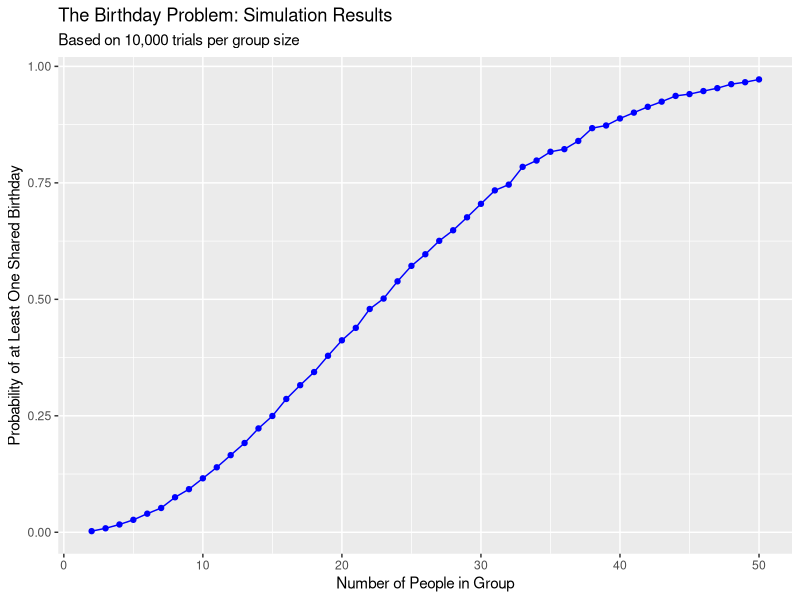

The R source for this figure:
## ---- chunk 1
library(tidyverse)
set.seed(1)
## ---- chunk 2
#n: number of people in the group
#return true if at least two people share a birthday, false otherwise

birthday_match = function(n) {
  #randomly drawing n birthdays from 1 to 365
  birthdays = sample(1:365, size = n, replace = TRUE) 
  
  return(any(duplicated(birthdays)))
}

## ---- chunk 3
simulation_results = data.frame(
  group_size = 2:50,
  probability = numeric(length(group_size)) #initialize column of zeros
)
## ---- chunk 4
for (i in 1:nrow(simulation_results)) {

  n = simulation_results$group_size[i] #getting group size n for the current row
  trials = replicate(10000, birthday_match(n)) 
  simulation_results$probability[i] = mean(trials) #calculating probability by finding the mean
}
## ---- chunk 5
ggplot(simulation_results, aes(x = group_size, y = probability)) +
  geom_line(color = "blue") +
  geom_point(color = "blue") +
  labs(
    title = "The Birthday Problem: Simulation Results",
    subtitle = paste("Based on 10,000 trials per group size"),
    x = "Number of People in Group",
    y = "Probability of at Least One Shared Birthday"
  )
## ---- chunk 6
n_sample = 30        
sigma = 5       
mu = 0         
n_sims = 5000
alpha_level = 0.05 

sim_mean_sd = function(n = n_sample, mu, sigma) {
  
  sim_data = rnorm(n, mean = mu, sd = sigma)
  result = t.test(sim_data, mu = 0)
  
  # Return the tidy data frame
  return(broom::tidy(result))
}

#Iterating for 5000 datasets
sim_results = map_dfr(1:5000, ~sim_mean_sd(
  n = n_sample,
  mu,
  sigma)
) |> 
  select(estimate, p.value)


